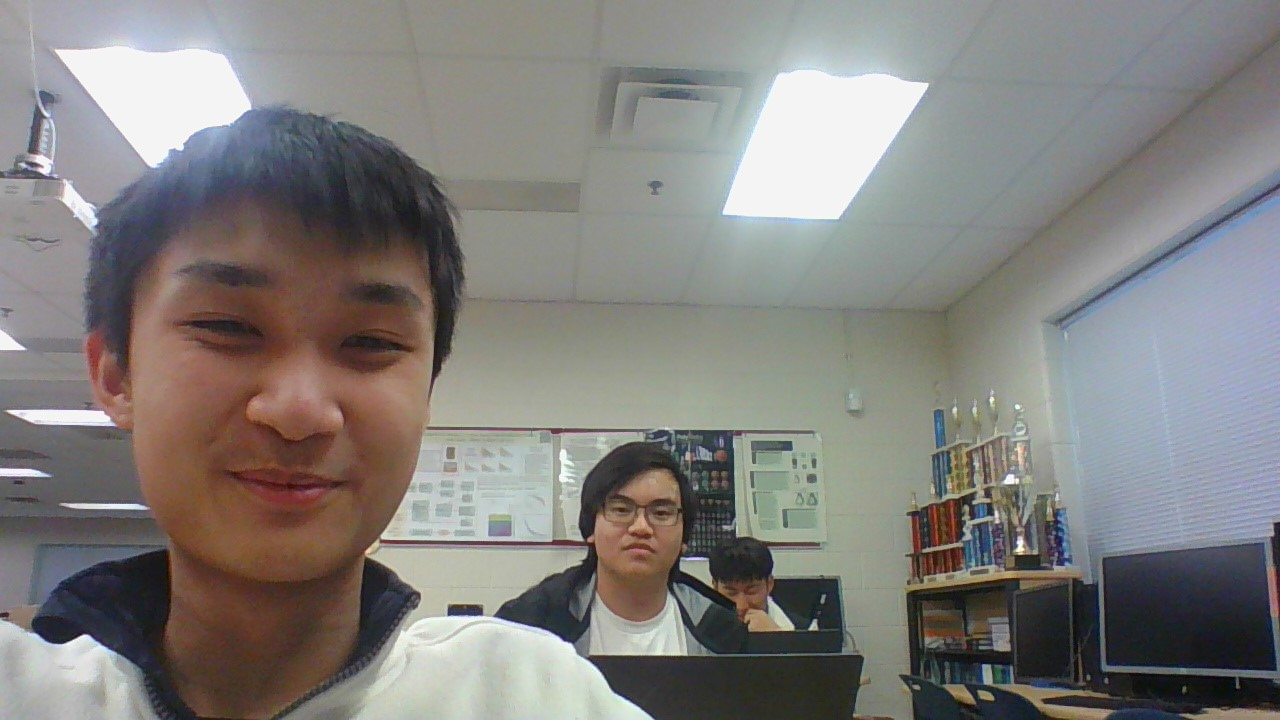
#> input picture fixedreward/lucas.jpg, 1280 x 720 px, given in place of the camera
$ python ttt.py
#> lines starting #> are read from the running program, lines starting #| are printed output that depends on the picture; after the words box and inside, x2 and y2 are one past the last pixel; in counts of white or black regions, pixels touching at a corner belong together
import matplotlib.image as mpimg
import matplotlib.pyplot as plt
import cv2
import numpy as np
from numpy.linalg import inv
import time

def getMask(color):
    lower = np.array([a-b for a,b in zip(color,bounds)])
    upper = np.array([a+b for a,b in zip(color,bounds)])
    mask = cv2.inRange(hsv, lower, upper)
    return mask

def getTransM(color=[106, 120, 157]):
    mask = getMask(BLUE)

    points = cv2.HoughCircles(mask,cv2.HOUGH_GRADIENT_ALT,1,100,param1=200,param2=0.60,minRadius=10,maxRadius=100)
    points = np.squeeze(points)
    ind = np.lexsort((points[:,1],points[:,0]))
    points = points[ind]
    if points[0,1] > points[1,1]:
        temp = np.copy(points[0])
        points[0],points[1] = points[1],temp
    if points[2,1] > points[3,1]:
        temp = np.copy(points[2])
        points[2],points[3] = points[3],temp
    points = points[:,:2]

    points = np.array(points.tolist())
    coords = np.array([[0,0],[0,50],[100,0],[100,50]]) #TL BL TR BR
    trans = cv2.getPerspectiveTransform(np.float32(points),np.float32(coords))

    return trans

def getPoint(color=[4,150,152]):
    global points
    mask = getMask(color)

    points = cv2.HoughCircles(mask,cv2.HOUGH_GRADIENT_ALT,1,100,param1=300,param2=0.750,minRadius=5,maxRadius=70)

    try:
      points = points[:,:,:2][0].reshape(-1,1,2).astype(np.float32)
      coords = cv2.perspectiveTransform(points,trans)
      coords = coords[0,:,:]
      coords = list(coords.squeeze())
    except:
      return -1
    return coords #x, y

hist = []
def getVelocities(a,b,t,dt=.15):
    global hist


    return (a-b)/t

def getAngle(p1,p2):
    dx = p2[0]-p1[0]
    dy = p2[1]-p1[1]

    slope = dy/dx
    angle = np.arctan2((dx),(-dy))

    return angle * 180 / np.pi

def formatNum(x):
    return (str(x)+'00000')[:5]

def getInputs():

    p1 = getPoint(GREEN)

    # angle_t = getAngle(p1,p2)
    # angle_vel = (angle_t - angle)/t
    # angle = angle_t

    toprint = f'{formatNum(p1[0])} {formatNum(p1[1])}'

    return toprint


print('starting')
bounds = [10,70,70]
RED = [170,100,250]
BLUE = [106, 120, 157]
GREEN = [45,117,150]

while __name__ == "__main__":
  vid = cv2.VideoCapture(0)
  font = cv2.FONT_HERSHEY_SIMPLEX
  org = (50,50)
  fscale = 1
  thickness = 2

  p1,p2 = np.array((-999,-999)), np.array((-999,-999))
  t = 0
  x_vel=0
  angle=0

  toprint = ''
  prev_t = time.time()
  t = 0
  xx = 0
  prev = ((-1,-1),(-1,-1),-1,time.time())
  while True:

      ret,img = vid.read()
#> img is the input picture: shape (720, 1280, 3); mean B, G, R 125.2, 127.9, 130.3
      img = cv2.imread("lucascam.JPG")
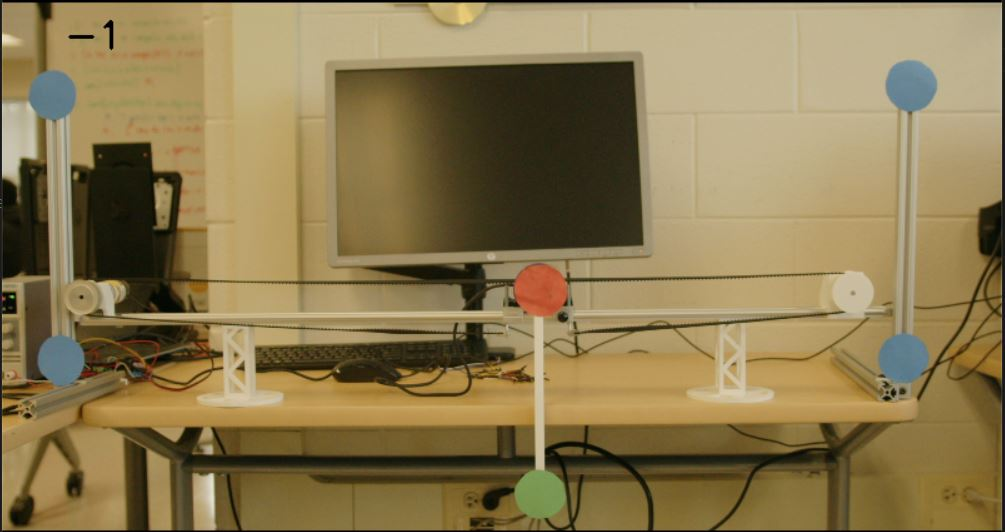
#> input picture slow_stuff/lucascam.JPG, 1005 x 532 px, found by its file name
#> img is the input picture: shape (532, 1005, 3); mean B, G, R 79.9, 121.4, 139.3
      if ret == False: break
      img = cv2.resize(img,(800,450))
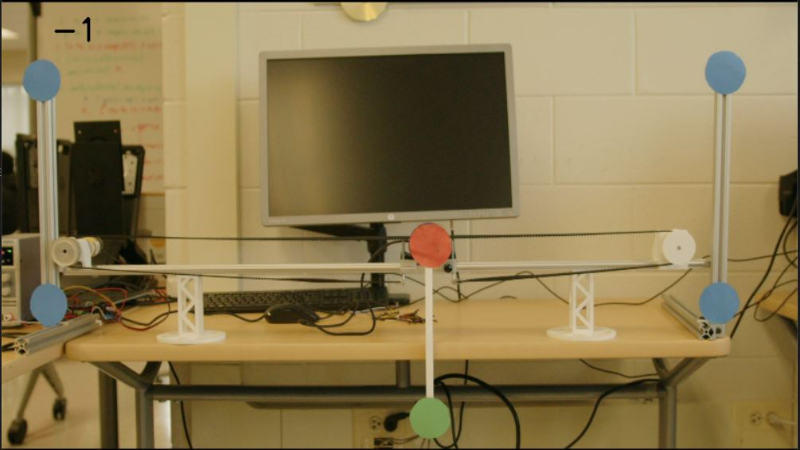
#> img: shape (450, 800, 3); mean B, G, R 79.8, 121.3, 139.2
      blur = cv2.GaussianBlur(img, (11,11), cv2.BORDER_DEFAULT)
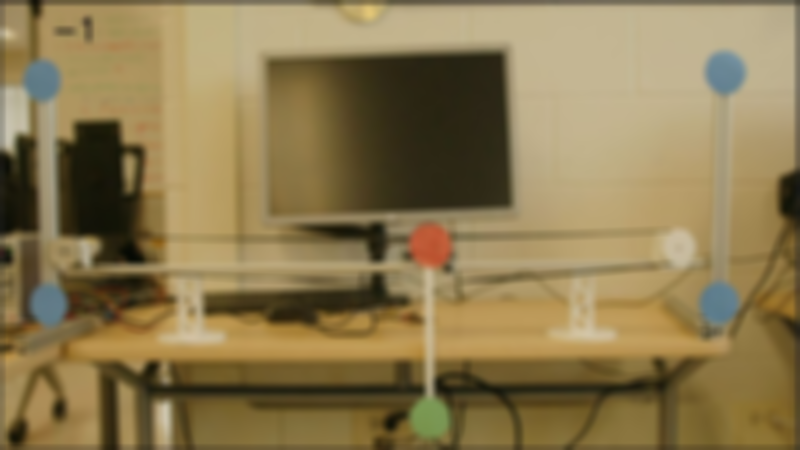
#> blur: shape (450, 800, 3); mean B, G, R 80, 121.5, 139.5
      hsv = cv2.cvtColor(blur, cv2.COLOR_BGR2HSV)
#> hsv: shape (450, 800, 3); mean H, S, V 22.4, 117.8, 140.1

      if xx%20==0:
        try:
          trans = getTransM(hsv)
#> in getMask, `mask = cv2.inRange(hsv, lower, upper)`:
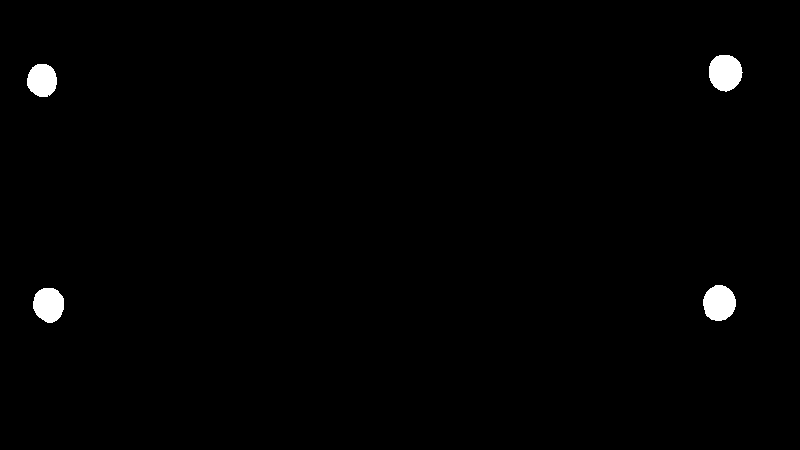
#> mask: shape (450, 800); 0.99% white; 4 white regions, box (x1, y1, x2, y2) and area: (709, 55, 743, 92) 975, (703, 285, 736, 321) 930, (33, 288, 64, 323) 857, (27, 64, 57, 97) 790
#> in getTransM, `points = cv2.HoughCircles(mask,cv2.HOUGH_GRADIENT_ALT,1,100,param1=200..`: points = [[718, 301, 17.29], [48, 305, 16.57], [40, 79, 15.94], [728, 69, 18.34]]
#> in getTransM, `ind = np.lexsort((points[:,1],points[:,0]))`: ind = [2, 1, 0, 3]
#> in getTransM, `points = points[ind]`: points = [[40, 79, 15.94], [48, 305, 16.57], [718, 301, 17.29], [728, 69, 18.34]]
#> in getTransM, `temp = np.copy(points[2])`: temp = [718, 301, 17.29]
#> in getTransM, `points = points[:,:2]`: points = [[40, 79], [48, 305], [728, 69], [718, 301]]
#> in getTransM, `trans = cv2.getPerspectiveTransform(np.float32(points),np.float32(coor..`: trans = [[0.148, -0.00524, -5.5], [0.00311, 0.214, -17.01], [3.59e-05, -0.000115, 1]]
        except Exception as e:
          print(e)

      try:
        toprint= getInputs()
#> in getMask (call 2), `mask = cv2.inRange(hsv, lower, upper)`:
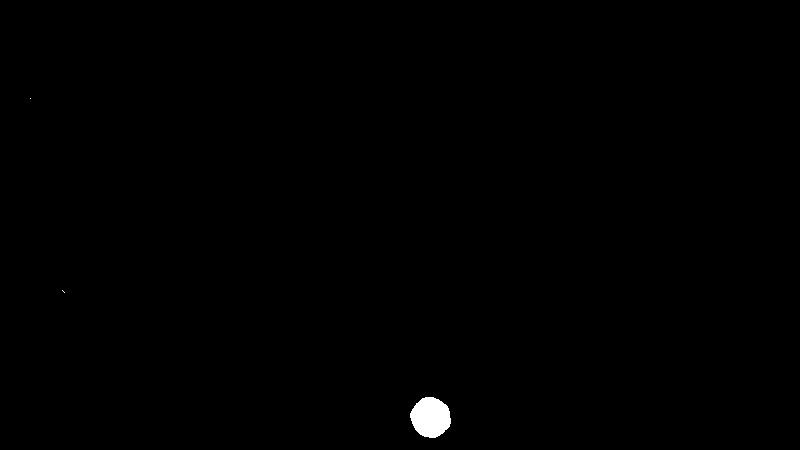
#> mask: shape (450, 800); 0.35% white; 3 white regions (2 under 20 px), largest, box (x1, y1, x2, y2) and area: (410, 397, 451, 438) 1269
#> in getPoint, `points = cv2.HoughCircles(mask,cv2.HOUGH_GRADIENT_ALT,1,100,param1=300..`: points = None
      except Exception as e:
        pass

      img = cv2.putText(img,toprint,org,font,fscale,(0,0,0),thickness)
      img = getMask(BLUE)
      print(getPoint(BLUE))
#| [100.0, 50.0]
      cv2.imshow('img',img)
      cv2.waitKey(1)
      xx += 1
  vid.release()
  cv2.destroyAllWindows()
